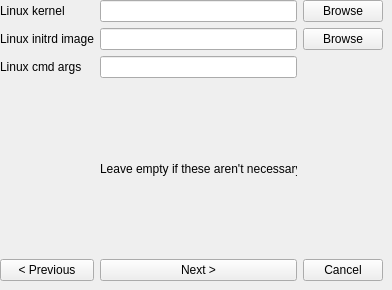
   <widget class="QWidget" name="page_10">
    <widget class="QWidget" name="gridLayoutWidget_10">
     <property name="geometry">
      <rect>
       <x>0</x>
       <y>0</y>
       <width>383</width>
       <height>281</height>
      </rect>
     </property>
     <layout class="QGridLayout" name="gridLayout_10">
      <item row="4" column="1">
       <widget class="QPushButton" name="pushButton_30">
        <property name="text">
         <string>Next &gt;</string>
        </property>
       </widget>
      </item>
      <item row="1" column="0">
       <widget class="QLabel" name="label_25">
        <property name="text">
         <string>Linux initrd image</string>
        </property>
       </widget>
      </item>
      <item row="1" column="1">
       <widget class="QLineEdit" name="lineEdit_5"/>
      </item>
      <item row="0" column="1">
       <widget class="QLineEdit" name="lineEdit_4"/>
      </item>
      <item row="0" column="2">
       <widget class="QPushButton" name="pushButton">
        <property name="text">
         <string>Browse</string>
        </property>
       </widget>
      </item>
      <item row="1" column="2">
       <widget class="QPushButton" name="pushButton_32">
        <property name="text">
         <string>Browse</string>
        </property>
       </widget>
      </item>
      <item row="0" column="0">
       <widget class="QLabel" name="label_24">
        <property name="text">
         <string>Linux kernel</string>
        </property>
       </widget>
      </item>
      <item row="4" column="2">
       <widget class="QPushButton" name="pushButton_29">
        <property name="text">
         <string>Cancel</string>
        </property>
       </widget>
      </item>
      <item row="4" column="0">
       <widget class="QPushButton" name="pushButton_31">
        <property name="text">
         <string>&lt; Previous</string>
        </property>
       </widget>
      </item>
      <item row="2" column="0">
       <widget class="QLabel" name="label_26">
        <property name="text">
         <string>Linux cmd args</string>
        </property>
       </widget>
      </item>
      <item row="2" column="1">
       <widget class="QLineEdit" name="lineEdit_7"/>
      </item>
      <item row="3" column="1">
       <widget class="QLabel" name="label_27">
        <property name="text">
         <string>Leave empty if these aren't necessary</string>
        </property>
       </widget>
      </item>
     </layout>
    </widget>
   </widget>
